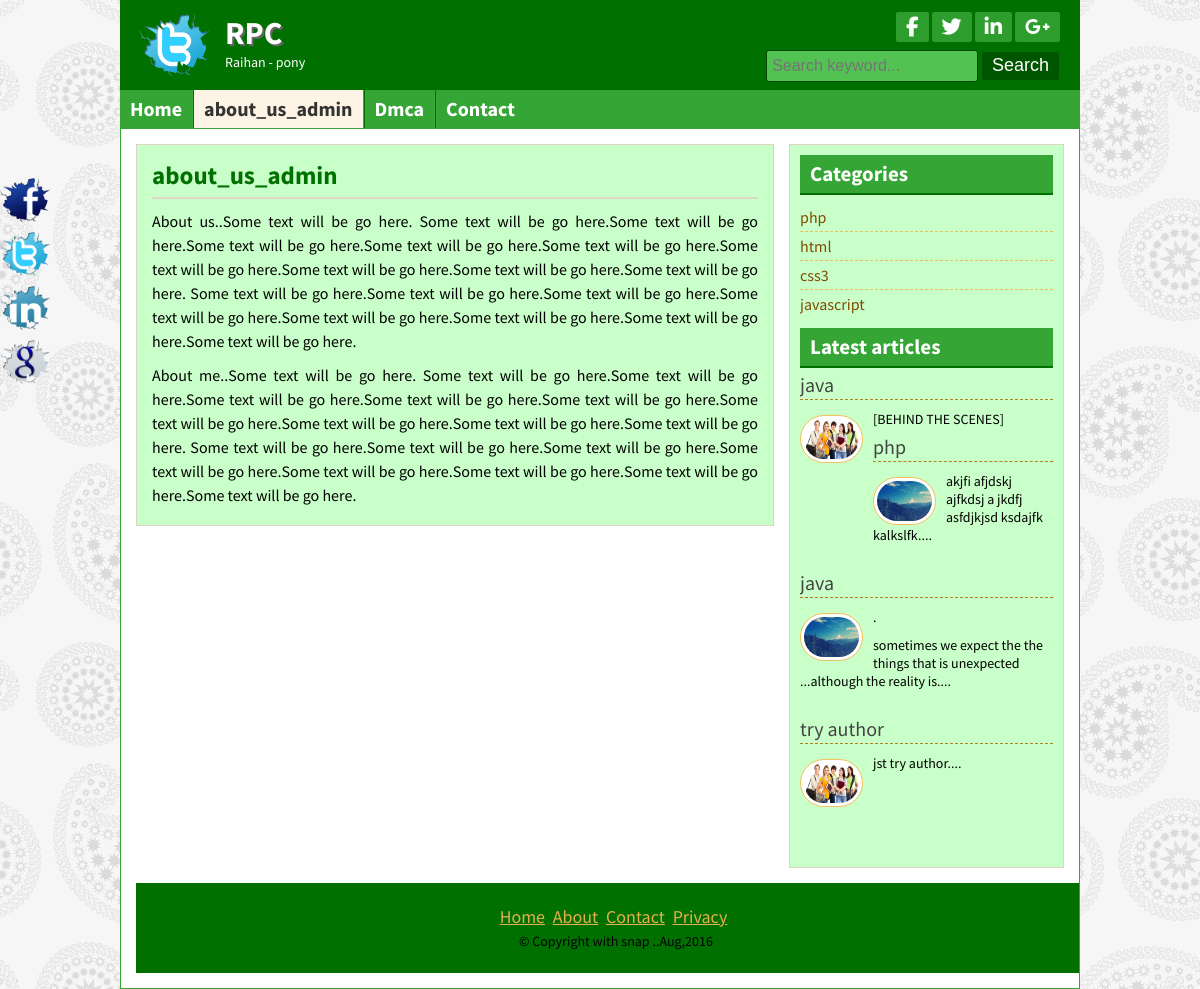
Page /page.php?pageid=1 on the committed database.
### tables this page shows
CREATE TABLE IF NOT EXISTS `title_slogan` (
  `id` int(11) NOT NULL AUTO_INCREMENT,
  `title` varchar(255) NOT NULL,
  `slogan` varchar(255) NOT NULL,
  `logo` varchar(255) NOT NULL,
  PRIMARY KEY (`id`)
);

CREATE TABLE IF NOT EXISTS `tbl_social` (
  `id` int(11) NOT NULL AUTO_INCREMENT,
  `fb` varchar(255) NOT NULL,
  `tw` varchar(255) NOT NULL,
  `ln` varchar(255) NOT NULL,
  `gp` varchar(255) NOT NULL,
  PRIMARY KEY (`id`)
);

CREATE TABLE IF NOT EXISTS `tbl_page` (
  `id` int(11) NOT NULL AUTO_INCREMENT,
  `name` varchar(255) NOT NULL,
  `body` text NOT NULL,
  PRIMARY KEY (`id`)
);

CREATE TABLE IF NOT EXISTS `tbl_category` (
  `id` int(11) NOT NULL AUTO_INCREMENT,
  `name` varchar(100) NOT NULL,
  PRIMARY KEY (`id`)
);

CREATE TABLE IF NOT EXISTS `tbl_post` (
  `id` int(11) NOT NULL AUTO_INCREMENT,
  `cat` int(11) NOT NULL,
  `title` varchar(255) NOT NULL,
  `body` text NOT NULL,
  `image` varchar(255) NOT NULL,
  `author` varchar(50) NOT NULL,
  `tags` varchar(255) NOT NULL,
  `date` timestamp NOT NULL DEFAULT CURRENT_TIMESTAMP,
  `userid` int(11) NOT NULL,
  PRIMARY KEY (`id`)
);

CREATE TABLE IF NOT EXISTS `tbl_footer` (
  `id` int(11) NOT NULL AUTO_INCREMENT,
  `note` varchar(255) NOT NULL,
  PRIMARY KEY (`id`)
);

### lib/Database.php (called while the page is built, shortened)
<?php
Class Database {
    public $host = DB_HOST;
    public $user = DB_USER;
    public $pass = DB_PASS;
    public $dbname = DB_NAME;
    public $link;
    private function connectDB() {
        $this->link = new mysqli($this->host, $this->user, $this->pass, $this->dbname);
    }
    public function select($query) {
        $result = $this->link->query($query) or die($this->link->error . __LINE__);
        if ($result->num_rows > 0) {
            return $result;
        } else {
            return false;
        }
    }
}

### helpers/format.php (called while the page is built, shortened)
<?php
class format {
    public function textshorten($text, $limit = 300) {
        $text = $text . '';
        $text = substr($text, 0, $limit);
        $text = substr($text, 0, strrpos($text, ' '));
        $text = $text . '....';
        return $text;
    }
}

### page.php (the view)
<?php include 'inc/header.php'; ?>
<?php
if (!isset($_GET['pageid']) || $_GET['pageid'] == NULL) {
    echo "<script> window.location='404.php';  </script>";
} else {
    $id = $_GET['pageid'];
}
?>
<?php
$query = "select * from tbl_page where id='$id'";
$page = $db->select($query);
if ($page) {
    while ($pageresult = $page->fetch_assoc()) {
        ?>
        <div class="contentsection contemplete clear">
            <div class="maincontent clear">
                <div class="about">
                    <h2><?php echo $pageresult['name']; ?></h2>
                    <p>
                        <?php echo $pageresult['body']; ?>
                    </p>
                </div>
            </div>
            <?php
        }
    } else {
        header('Location:404.php');
    }
    ?>
    <?php include 'inc/sidebar.php'; ?>
    <?php include 'inc/footer.php'; ?>

### inc/header.php (shortened to what this page needs)
<?php include 'lib/Database.php' ?>
<?php include 'helpers/format.php' ?>
<?php
$db = new Database();
$fm = new format();
?>
<!DOCTYPE html>
<html>
    <head>
        <?php include 'scripts/css.php';?>
    </head>
    <body>
        <div class="headersection templete clear">
            <a href="#">
                <div class="logo">
                    <?php
                    $query = "select * from title_slogan where id='1'";
                    $blog_title = $db->select($query);
                    if ($blog_title) {
                        while ($result = $blog_title->fetch_assoc()) {
                            ?>
                            <img src="admin/<?php echo $result['logo'] ?>" alt="Logo"/>
                            <h2><?php echo $result['title'] ?></h2>
                            <p><?php echo $result['slogan']; ?></p>
                        <?php
                        }
                    }
                    ?>
                </div>
            </a>
            <div class="social clear">
                <div class="icon clear">
                    <?php
                    $query = "select * from tbl_social where id='1'";
                    $social_media = $db->select($query);
                    if ($social_media) {
                        while ($result = $social_media->fetch_assoc()) {
                            ?>
                            <a href="<?php echo $result['fb'] ?>" target="_blank"><i class="fa fa-facebook"></i></a>
                            <a href="<?php echo $result['tw'] ?>" target="_blank"><i class="fa fa-twitter"></i></a>
                            <a href="<?php echo $result['ln'] ?>" target="_blank"><i class="fa fa-linkedin"></i></a>
                            <a href="<?php echo $result['gp'] ?>" target="_blank"><i class="fa fa-google-plus"></i></a>
                        <?php
                        }
                    }
                    ?>
                </div>
                <div class="searchbtn clear">
                    <form action="search.php" method="get">
                        <input type="text" name="search" placeholder="Search keyword..."/>
                        <input type="submit" name="submit" value="Search"/>
                    </form>
                </div>
            </div>
        </div>
        <div class="navsection templete">
            <?php
            $path = $_SERVER['SCRIPT_FILENAME'];
            $current_page = basename($path, '.php');
            ?>
            <ul>
                <li><a <?php
                    if ($current_page == 'index') {
                        echo "id='active'";
                    }
                    ?> href="index.php">Home</a></li>
                    <?php
                    $query = "select * from tbl_page";
                    $page = $db->select($query);
                    while ($pageresult = $page->fetch_assoc()) {
                        ?>
                    <li><a <?php
                        if (isset($_GET['pageid']) && $_GET['pageid'] == $pageresult['id']) {
                            echo "id='active'";
                        }
                        ?>
                            href="page.php?pageid=<?php echo $pageresult['id']; ?>"><?php echo $pageresult['name']; ?></a></li>
                    <?php } ?>
                <li><a <?php
                    if ($current_page == 'contact') {
                        echo "id='active'";
                    }
                    ?> href="contact.php">Contact</a></li>
            </ul>
        </div>

### inc/sidebar.php
<div class="sidebar clear">
    <div class="samesidebar clear">
        <h2>Categories</h2>
        <ul>
            <?php
            $query = "select * from tbl_category";
            $post = $db->select($query);
            if ($post) {
                while ($result = $post->fetch_assoc()) {
                    ?>
                    <li><a href="posts.php?id=<?php echo $result['id']; ?>"><?php echo $result['name']; ?></a></li>
                    <?php
                }
            } else {
                echo 'no category created';
            }
            ?>
        </ul>
    </div>
    <div class="samesidebar clear">
        <h2>Latest articles</h2>
        <?php
        $query = "select * from tbl_post limit 4";
        $post = $db->select($query);
        if ($post) {
            while ($result = $post->fetch_assoc()) {
                ?>
                <div class="popular clear">
                    <h3><a href="post.php?id=<?php echo $result['id']; ?>"><?php echo $result['title'] ?></a></h3>
                    <a href="post.php?id=<?php echo $result['id']; ?>"><img src="admin/<?php echo $result['image'] ?>" alt="post image"/></a>
                    <?php echo $fm->textshorten($result['body'], 100); ?>
                </div>
                <?php
            }
        } else {
            header('Location:404.php');
        }
        ?>
    </div>
</div>

### inc/footer.php (shortened to what this page needs)
</div>
<div class="footersection templete clear">
    <div class="footermenu clear">
        <ul>
            <li><a href="#">Home</a></li>
            <li><a href="#">About</a></li>
            <li><a href="#">Contact</a></li>
            <li><a href="#">Privacy</a></li>
        </ul>
    </div>
    <?php
    $query = "select * from tbl_footer where id='1'";
    $footer = $db->select($query);
    if ($footer) {
        while ($result = $footer->fetch_assoc()) {
            ?>
            <p>&copy; <?php echo $result['note'] ?>.<?php echo date('M,Y'); ?></p>
        <?php
        }
    }
    ?>
</div>
<div class="fixedicon clear">
    <?php
    $query = "select * from tbl_social where id='1'";
    $social_media = $db->select($query);
    if ($social_media) {
        while ($result = $social_media->fetch_assoc()) {
            ?>
            <a href="<?php echo $result['fb'] ?>" target="_blank"><img src="images/fb.png" alt="Facebook"/></a>
            <a href="<?php echo $result['tw'] ?>" target="_blank"><img src="images/tw.png" alt="Twitter"/></a>
            <a href="<?php echo $result['ln'] ?>" target="_blank"><img src="images/in.png" alt="LinkedIn"/></a>
            <a href="<?php echo $result['gp'] ?>" target="_blank"><img src="images/gl.png" alt="GooglePlus"/></a>
        <?php
        }
    }
    ?>
</div>
</body>
</html>

### style.css (style rules this page uses)
* { margin:0;padding:0;outline:0 }
body { font-family: 'Source Sans Pro', sans-serif;font-size:14px;line-height:18px;color:#000;background:url(images/bg.png)repeat fixed 0 0 #fff; }
.templete { width:960px;margin:0 auto; }
.contemplete { margin: 0 auto; width: 928px; }
.clear { overflow:hidden; }
input[type="text"], input[type="email"] { border: 1px solid #cfc5b6; border-radius: 3px; margin-bottom: 5px; padding: 5px; width: 300px; }
input[type="submit"] { background: #b7801c none repeat scroll 0 0; border: 1px solid #e6af4b; color: #fff; cursor: pointer; font-size: 20px; padding: 1px 10px; }
.headersection { background: #ca932f none repeat scroll 0 0; color: #fff; }
.logo { float: left; width: 580px; }
.logo img { float: left; margin-right: 15px; padding-bottom: 10px; padding-left: 20px; padding-top: 10px; width: 70px; }
.logo h2 { color: #fff; font-size: 32px; margin-bottom: 11px; margin-top: 24px; text-shadow: 2px 2px 0 #666; }
.logo p { color:#fff; }
.social { float: right; margin-right: 20px; margin-top: 12px; text-align: right; width: 360px; }
.icon { float: right; }
.icon a { background: #a56e0a none repeat scroll 0 0; border-radius: 2px; color: #fff; display: block; float: left; font-size: 20px; margin-left: 3px; padding: 5px 10px; }
.searchbtn { float: right; margin-top: 8px; }
.searchbtn input[type="text"] { border: 1px solid #A56E0A; width: 200px; background: #FFE07C; font-size: 16px; height: 20px; }
.searchbtn input[type="submit"] { border: 1px solid #9d6602; border-radius: 3px; font-size: 18px; height: 30px; padding-left: 10px; padding-right: 10px; padding-top: 0; cursor: pointer; }
.navsection { background: none repeat scroll 0 0 #e6af4b; min-height: 38px; }
.navsection ul { margin:0;padding:0;list-style:none; }
.navsection ul li { border-left: 1px solid #fdc662; border-right: 1px solid #c18a26; display: block; float: left; position:relative; }
.navsection ul li:first-child { border-left: 0px solid #fdc662; }
.navsection ul li:last-child { border-right: 0px solid #c18a26; }
.navsection ul li a { color: #fff; display: block; font-size: 20px; font-weight: bold; padding: 10px; text-decoration: none; }
.navsection ul li a:hover, #active { background:#FEF4E5;color:#333; }
.contentsection { background: #ffffff none repeat scroll 0 0; border: 1px solid #ca932f; padding: 15px; }
.maincontent { background: #fef4e5 none repeat scroll 0 0; border: 1px solid #ded4c5; float: left; margin: 0 15px 15px 0; padding: 8px 15px; width: 606px; }
.about { font-size: 16px; line-height: 24px; text-align: justify; }
.about p { font-size: 16px; line-height: 24px; margin-bottom: 10px; text-align: justify; }
.samepost h2, .about h2 { border-bottom: 2px solid #e0d6c7; color: #ac7511; font-size: 25px; margin-bottom: 4px; padding: 10px 10px 10px 0; }
.sidebar { background: #fef4e5 none repeat scroll 0 0; border: 1px solid #ded4c5; float: right; margin-bottom: 15px; margin-top: 0; padding: 10px; width: 253px; }
.samesidebar { margin-bottom: 10px; }
.samesidebar h2 { background: #e6af4b none repeat scroll 0 0; border-bottom: 2px solid #b7801c; color: #333; margin-bottom: 8px; padding: 10px; }
.samesidebar ul { padding:0;margin:0;list-style:none; }
.samesidebar ul li { border-bottom: 1px dashed #e9c05c; font-size: 16px; padding: 5px 8px 5px 0; }
.samesidebar ul li:last-child { border-bottom: 0px dashed #e9c05c; }
.samesidebar ul li a { color: #814a00; text-decoration: none; }
.samesidebar p { margin-bottom: 10px; }
.popular { margin-bottom: 20px; }
.popular h3 { border-bottom: 1px dashed #b7801c; font-size: 20px; font-weight: normal; margin-bottom: 10px; padding-bottom: 5px; }
.popular h3 a { text-decoration:none;color:#444 }
.popular img { background: #fff none repeat scroll 0 0; border: 1px solid #f6bf5b; border-radius: 30px; float: left; height: 40px; margin-right: 10px; margin-top: 5px; padding: 3px; width: 55px; }
.footersection { height:90px;background:#B7801C;text-align:center }
.footermenu { margin-top: 25px; margin-bottom: 5px; }
.footermenu ul { padding:0;margin:0;list-style:none;text-align:center; }
.footermenu ul li { display:inline-block; }
.footermenu ul li a { color: #E6AF4B; font-size: 18px; margin-right: 5px; }
.fixedicon { left: 0; position: fixed; top: 175px; width: 60px; }
.fixedicon img { width: 50px; }

### rows in the picture
title_slogan: logo (picture), title "RPC", slogan "Raihan - pony"
tbl_page: name "about_us_admin", body "About us..Some text will be go here. Some text will be go here.Some text will be go here.Some text will be go here.Some text will be go here.Some text will be go here.Some text will be go here.Some text will be go here.Some text will be go here.Some text will be go here. Some text will be go here.Some text will be go here.Some text will be go here.Some text will be go here.Some text will be go here.Some text will be go here.Some text will be go here.Some text will be go here. About me..Some text will be go here. Some text will be go here.Some text will be go here.Some text will be go here.Some text will be go here.Some text will be go here.Some text will be go here.Some text will be go…"
tbl_page: name "Dmca"
tbl_category: name "php"
tbl_category: name "html"
tbl_category: name "css3"
tbl_category: name "javascript"
tbl_post: title "java", image (picture), body "[BEHIND THE SCENES]"
tbl_post: title "php", image (picture), body "akjfi afjdskj ajfkdsj a jkdfj asfdjkjsd ksdajfk kalkslfk...."
tbl_post: title "java", image (picture), body ". sometimes we expect the the things that is unexpected ...although the reality is...."
tbl_post: title "try author", image (picture), body "jst try author...."
tbl_footer: note "Copyright with snap ."
